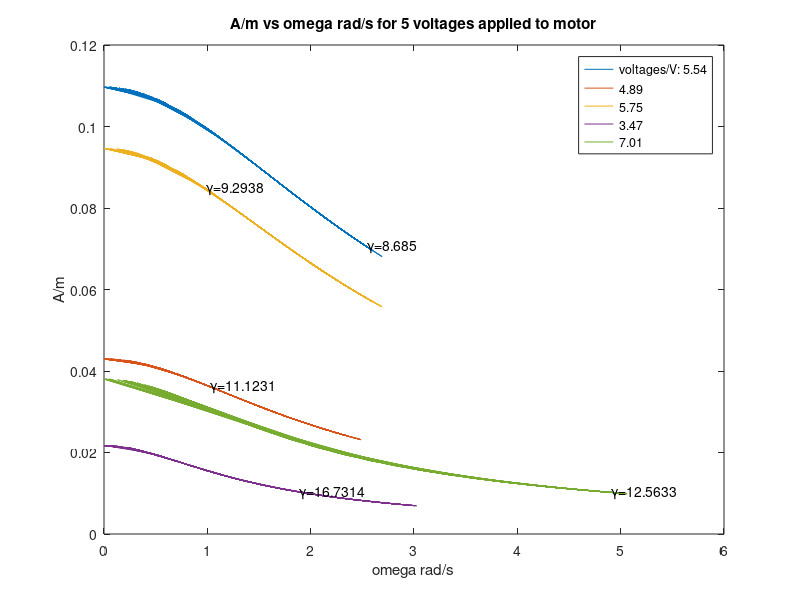
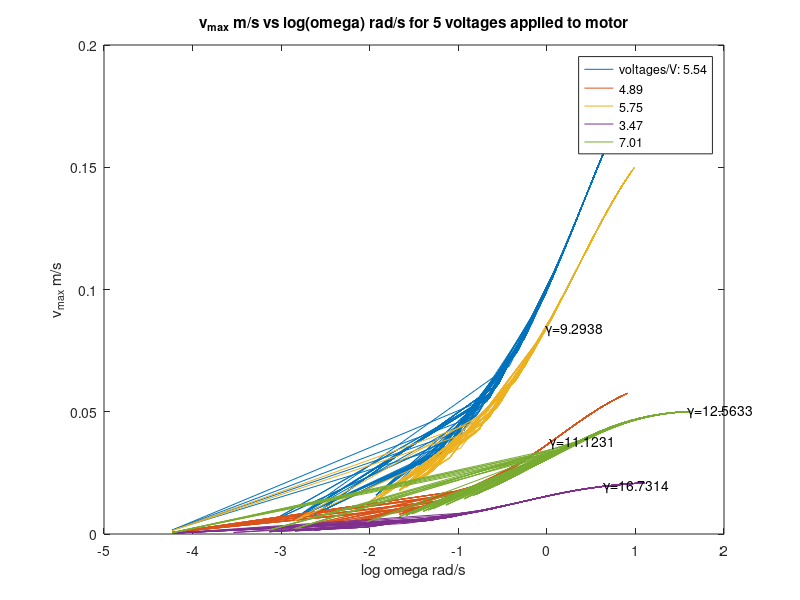

Source code (MATLAB) for these figures, in order: (Note: this script raises an error after producing the figures.)
k=18.506;
mSprEff=0.0289;
g=9.80665;
fin=load('partA1.txt');
tA1=fin(:,1);
xA1=fin(:,2);
vA1=fin(:,3);
accA1=fin(:,4);
m_d=0.1500;
m_plate=0.0104;
m_a=0.3;
m_FA=0.5;

fin=load('partA1-1.txt');
tA11=fin(:,1);
xA11=fin(:,2);
vA11=fin(:,3);
accA11=fin(:,4);
fin=load('partA1-3.txt');
tA12=fin(:,1);
xA12=fin(:,2);
vA12=fin(:,3);
accA12=fin(:,4);

fin=load('partA2.txt');
tA2=fin(:,1);
xA2=fin(:,2);
vA2=fin(:,3);
accA2=fin(:,4);
fin=load('partA2-1.txt');
tA21=fin(:,1);
xA21=fin(:,2);
vA21=fin(:,3);
accA21=fin(:,4);
fin=load('partA2-2.txt');
tA22=fin(:,1);
xA22=fin(:,2);
vA22=fin(:,3);
accA22=fin(:,4);

fin=load('partA3.txt');
tA3=fin(:,1);
xA3=fin(:,2);
vA3=fin(:,3);
accA3=fin(:,4);

fin=load('partA3-1.txt');
tA31=fin(:,1);
xA31=fin(:,2);
vA31=fin(:,3);
accA31=fin(:,4);

fin=load('partA3-2.txt');
tA32=fin(:,1);
xA32=fin(:,2);
vA32=fin(:,3);
accA32=fin(:,4);

fin=load('partB1-1.txt');
tB11=fin(:,1);
xB11=fin(:,2);
vB11=fin(:,3);
accB11=fin(:,4);
omegaB11=fin(:,6);
alphaB11=fin(:,7);
fin=load('partB1-2.txt');
tB12=fin(:,1);
xB12=fin(:,2);
vB12=fin(:,3);
accB12=fin(:,4);
omegaB12=fin(:,6);
alphaB12=fin(:,7);

fin=load('partB1-3.txt');
tB13=fin(:,1);
xB13=fin(:,2);
vB13=fin(:,3);
accB13=fin(:,4);
omegaB13=fin(:,6);
alphaB13=fin(:,7);

fin=load('partB1-4.txt');
tB14=fin(:,1);
xB14=fin(:,2);
vB14=fin(:,3);
accB14=fin(:,4);
omegaB14=fin(:,6);
alphaB14=fin(:,7);

fin=load('partB1-5.txt');
tB15=fin(:,1);
xB15=fin(:,2);
vB15=fin(:,3);
accB15=fin(:,4);
omegaB15=fin(:,6);
alphaB15=fin(:,7);
%%
% part A
vA=[vA1;vA11;vA12];
peaks=[];
tA=[tA1;tA11;tA12];
flag=true;
for i=2:length(vA)-1
    if flag&&(vA(i)<0 && vA(i+1)>0 || vA(i)>0 && vA(i+1)<0)
        peaks=[peaks,tA(i)];
        flag=false;
    else
        flag=true;
    end
end
Ta=[];
for i=1:2:length(peaks)-2
    if peaks(i+2)-peaks(i)>0
        Ta=[Ta,peaks(i+2)-peaks(i)];
    end
end

omega_A1=2*pi/mean(Ta);
omega_0A1=sqrt(k/(.35+mSprEff+m_d));

vA=[vA2,vA21,vA22];
peaks=[];
for i=2:length(vA)-1
    if flag&&(vA(i)<0 && vA(i+1)>0 || vA(i)>0 && vA(i+1)<0)
        peaks=[peaks,tA(i)];
        flag=false;
    else
        flag=true;
    end
end
Ta=[];
for i=1:2:length(peaks)-2
    if peaks(i+2)-peaks(i)>0
        Ta=[Ta,peaks(i+2)-peaks(i)];
    end
end

omega_A2=2*pi/mean(Ta);
omega_0A2=sqrt(k/(.35+mSprEff));

vA=[vA3,vA31,vA32];
peaks=[];
for i=2:length(vA)-1
    if flag&&(vA(i)<0 && vA(i+1)>0 || vA(i)>0 && vA(i+1)<0)
        peaks=[peaks,tA(i)];
        flag=false;
    else
        flag=true;
    end
end
Ta=[];
for i=1:2:length(peaks)-2
    if peaks(i+2)-peaks(i)>0
        Ta=[Ta,peaks(i+2)-peaks(i)];
    end
end

omega_A3=2*pi/mean(Ta);
omega_0A3=sqrt(k/(.35+mSprEff+.15));

%%
% part C
t_C=[tB11,tB12,tB13,tB14,tB15];
omega_0=omega_A3;
m=m_d+m_a;
x=[xB11,xB12,xB13,xB14,xB15];
x=x-0.871;
omega=abs([omegaB11,omegaB12,omegaB13,omegaB14,omegaB15]);
a=[accB11,accB12,accB13,accB14,accB15];
t0=pi/2./omega; 
F=(m_d+m_a).*[accB11,accB12,accB13,accB14,accB15];
v_C=[vB11,vB12,vB13,vB14,vB15];
omega7=omega;
F_0=m*max(a);

R=abs((m*a-F_0.*sin(omega.*t_C)+k*x)./[vB11,vB12,vB13,vB14,vB15]);
gamma=mean(R./2/(m_d+m_a));
A=(F_0./m./((omega_0^2-omega.^2).^2+4*gamma.^2.*omega.^2).^(1/2));
phi=atan(2.*gamma.*omega./(omega.^2-omega_0^2));
tmp=(abs(A-A/sqrt(2)));
omegaHalf=zeros(5,1);

for i=1:5
    [minVal,minTmp]=min(tmp(:,i),[],1);
    omegaHalf(i)=omega(minTmp,i);
end

color=['b','r','y','m','g'];
%%

figure;
plot(omega,A);
xlabel('omega rad/s');
ylabel('A/m');
title('A/m vs omega rad/s for 5 voltages applied to motor');
legend('voltages/V: 5.54','4.89','5.75','3.47','7.01');
for i=1:5
    text(omega(150,i),A(150,i),strcat('γ=',num2str(gamma(i))));
end
%%
v_max=omega.*A;
vOrig=v_max;
figure;
plot(log(omega),v_max);
xlabel('log omega rad/s');
ylabel('v_{max} m/s');
title('v_{max} m/s vs log(omega) rad/s for 5 voltages applied to motor');
legend('voltages/V: 5.54','4.89','5.75','3.47','7.01');
for i=1:5
    text(log(omega(150,i)),v_max(150,i),strcat('γ=',num2str(gamma(i))));
end
hold on;
tmp=max(v_max);
for i=1:5
    yline(0.7*tmp(i),color(i),'LineWidth',1);
    text(-4,0.7*tmp(i),strcat('gamma=',num2str(gamma(i))));
end
legend('voltages/V: 5.54','4.89','5.75','3.47','7.01');
%%
figure;
plot(omega,phi);

xlabel('omega rad/s');
ylabel('phase shift/rad');
title('phase shift/rad vs omega rad/s for 5 voltages applied to motor');
legend('voltages/V: 5.54','4.89','5.75','3.47','7.01');
for i=1:5
    text(omega(150,i),phi(150,i),strcat('γ=',num2str(gamma(i))));
end

%%
Vpk=0.7*max(v_C);
omegaP=zeros(size(Vpk));
omegaN=zeros(size(Vpk));
for i=1:5
    [~, Ind] = min(abs(v_C(:,i) - Vpk(:,i)));
    omegaP(i)=omega(Ind,i);
end
% disp(Vpk);
Vpk=0.7*min(v_C);
for i=1:5
    [~, Ind] = min(abs(v_C(:,i) - Vpk(:,i)));
    omegaN(i)=omega(Ind,i);
end
d2omega=(omegaP-omegaN);
Q=omega_0/2./d2omega;
%%

errF_0=m*std(a)/(length(a));
omegaErr=std(omega)/sqrt(length(omega));
errD2omega=2*omegaErr;
errQ=sqrt((omegaErr/2./d2omega).^2+(omega_0./d2omega.*errD2omega).^2);
omegaPNErr=sqrt(2)*std(omega);
uncK=3.1144e-04;
uncAcc=std(a)/sqrt(length(a));
uncV=std(v_C)/sqrt(length(v_C));
uncX=std(x)/sqrt(length(x));

Rerr=sqrt((mean(m./v_C).*uncAcc).^2+ ...
    (mean(sin(omega.*t_C)./v_C.*errF_0).^2+ ...
    (mean(F_0.*t_C.*cos(omega.*t_C)./v_C).*omegaErr).^2)+ ...
    (mean(x./v_C*uncK)).^2+ ...
    ((mean(k./v_C).*uncX).^2)+ ...
    (mean((m*a-F_0.*sin(omega.*t_C)+k*x)./v_C.^2.*uncV).^2)...
    );
gammaErr=Rerr/2/m;
disp(Rerr);disp(gammaErr);
%{
fprintf('%.4f ',(mean(m./v_C).*uncAcc).^2);
fprintf('\n');
    fprintf('%.4f ',mean(sin(omega.*t_C)./v_C.*errF_0).^2); 
    fprintf('\n');
    fprintf('%.4f ',(mean(F_0.*t_C.*cos(omega.*t_C)./v_C).*omegaErr).^2); 
    fprintf('\n');
    fprintf('%.4f ',(mean(x./v_C*uncK)).^2);
    fprintf('\n');
    fprintf('%.4f ',(mean(k./v_C).*uncX).^2);
    fprintf('\n');
%}
    fprintf('%.4f ',mean((m*a-F_0.*sin(omega.*t_C)+k*x)./v_C.^2).^2);fprintf('\n');
%%
omega=omega7;
v_max=vOrig;
figure;
plot(log(omega),v_max);
hold on;
omega=[];
for i=1:5
    omega=[omega;linspace(0,omega_0,600)];
end
omega=omega';
A=(F_0./m./((omega_0^2-omega.^2).^2+4*gamma.^2.*omega.^2).^(1/2));
v_max=omega.*A;

plot(log(omega),v_max,'r:','LineWidth',2);
xlabel('log omega rad/s');
ylabel('v_{max} m/s');
title('v_{max} m/s vs log(omega) rad/s for 11 voltages applied to motor');
xlabel('log(omega) rad/s');ylabel('v_{max} m/s');

hold off;
%%
figure;
plot(abs(omega7),phi);

phiTheory=atan(2.*gamma.*omega./(omega.^2-omega_0^2));
xlabel('omega rad/s');
ylabel('phase shift/rad');
title('phase shift/rad vs omega rad/s');
hold on;
for i=1:5
    plot(omega(:,i),phiTheory(:,i),':','LineWidth',3);
end
title('theoretical and actual phi/rad vs omega rad/s');
xlabel('omega rad/s');ylabel('phi/rad');

hold off;
%%
voltage1=[4.13,4.59,5.10,5.38,5.46,5.60,5.83,6.37,6.85,7.37,7.98];
voltage2=[4.13,4.58,5.11,5.38,5.46,5.61,5.83,6.39,6.85,7.37,7.98];
%%
omega=abs(omega7)/omega_0;
f=1./sqrt((1-omega.^2).^2+(gamma.*omega).^2);
%figure;
plot(omega,f,'b:','LineWidth',2);
m=0.51;
F_0=m*max(a);

R=abs((m*a-F_0.*sin(omega.*t_C)+k*x)./v_C);

hold on;

omega=[];
for i=1:5
    omega=[omega;linspace(0,1,200)];
end
omega=omega';
omegaT=omega;
f=1./sqrt((1-omega.^2).^2+(gamma.*omega).^2);

plot(omega,f,'r:','LineWidth',2);
title('normalized theoretical and actual f vs. omega');xlabel('omega rad/s');ylabel('f');
%%
%figure;
omega=abs(omega7)/omega_0;
phiN=atan(gamma/omega_0.*omega./(omega.^2-1));
plot(omega,phiN,'b:','LineWidth',2);

hold on;
omega=[];
for i=1:5
    omega=[omega;linspace(0,1,200)];
end
omega=omega';
phiN=atan(gamma/omega_0.*omega./(omega.^2-1));
plot(omega,phiN,'r:','LineWidth',2);
xlabel('normalized omega');ylabel('normalized phi');title('normalized theoretical and actual phi vs. omega');

%%
omega=abs(omega7)/omega_0;
zeta=gamma/2/omega_0;
g=2*zeta./sqrt((omega-1./omega).^2+4*zeta.^2);
figure;
plot(log(omega),g,'b:','LineWidth',1.5);
hold on;
omega=omegaT;
g=2*zeta./sqrt((omega-1./omega).^2+4*zeta.^2);
plot(log(omega),g,'r:','LineWidth',2);
xlabel('log normalized omega');ylabel('normalized v_{max}');
title('normalized theoretical and actual v_{max} vs. omega in logarithmic view');
